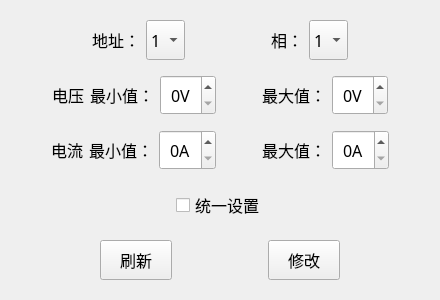
<?xml version="1.0" encoding="UTF-8"?>
<ui version="4.0">
 <class>IN_SetThresholdWid</class>
 <widget class="QWidget" name="IN_SetThresholdWid">
  <property name="geometry">
   <rect>
    <x>0</x>
    <y>0</y>
    <width>440</width>
    <height>300</height>
   </rect>
  </property>
  <property name="font">
   <font>
    <family>微软雅黑</family>
    <pointsize>12</pointsize>
   </font>
  </property>
  <property name="windowTitle">
   <string>Form</string>
  </property>
  <layout class="QVBoxLayout" name="verticalLayout">
   <item>
    <layout class="QHBoxLayout" name="horizontalLayout">
     <item>
      <spacer name="horizontalSpacer_6">
       <property name="orientation">
        <enum>Qt::Horizontal</enum>
       </property>
       <property name="sizeHint" stdset="0">
        <size>
         <width>40</width>
         <height>20</height>
        </size>
       </property>
      </spacer>
     </item>
     <item>
      <widget class="QLabel" name="label">
       <property name="text">
        <string>地址：</string>
       </property>
      </widget>
     </item>
     <item>
      <widget class="QComboBox" name="addrBox">
       <property name="sizePolicy">
        <sizepolicy hsizetype="Maximum" vsizetype="Fixed">
         <horstretch>0</horstretch>
         <verstretch>0</verstretch>
        </sizepolicy>
       </property>
       <property name="minimumSize">
        <size>
         <width>0</width>
         <height>40</height>
        </size>
       </property>
       <property name="maximumSize">
        <size>
         <width>72</width>
         <height>16777215</height>
        </size>
       </property>
       <property name="font">
        <font>
         <family>微软雅黑</family>
         <pointsize>12</pointsize>
        </font>
       </property>
       <property name="styleSheet">
        <string notr="true"/>
       </property>
       <item>
        <property name="text">
         <string>1</string>
        </property>
       </item>
       <item>
        <property name="text">
         <string>2</string>
        </property>
       </item>
       <item>
        <property name="text">
         <string>3</string>
        </property>
       </item>
      </widget>
     </item>
     <item>
      <spacer name="horizontalSpacer_7">
       <property name="orientation">
        <enum>Qt::Horizontal</enum>
       </property>
       <property name="sizeHint" stdset="0">
        <size>
         <width>40</width>
         <height>20</height>
        </size>
       </property>
      </spacer>
     </item>
     <item>
      <widget class="QLabel" name="label_2">
       <property name="text">
        <string>相：</string>
       </property>
      </widget>
     </item>
     <item>
      <widget class="QComboBox" name="lineBox">
       <property name="sizePolicy">
        <sizepolicy hsizetype="Maximum" vsizetype="Fixed">
         <horstretch>0</horstretch>
         <verstretch>0</verstretch>
        </sizepolicy>
       </property>
       <property name="minimumSize">
        <size>
         <width>0</width>
         <height>40</height>
        </size>
       </property>
       <property name="maximumSize">
        <size>
         <width>72</width>
         <height>16777215</height>
        </size>
       </property>
       <property name="font">
        <font>
         <family>微软雅黑</family>
         <pointsize>12</pointsize>
        </font>
       </property>
       <property name="styleSheet">
        <string notr="true"/>
       </property>
       <item>
        <property name="text">
         <string>1</string>
        </property>
       </item>
       <item>
        <property name="text">
         <string>2</string>
        </property>
       </item>
       <item>
        <property name="text">
         <string>3</string>
        </property>
       </item>
       <item>
        <property name="text">
         <string>4</string>
        </property>
       </item>
       <item>
        <property name="text">
         <string>5</string>
        </property>
       </item>
       <item>
        <property name="text">
         <string>6</string>
        </property>
       </item>
       <item>
        <property name="text">
         <string>7</string>
        </property>
       </item>
       <item>
        <property name="text">
         <string>8</string>
        </property>
       </item>
      </widget>
     </item>
     <item>
      <spacer name="horizontalSpacer_8">
       <property name="orientation">
        <enum>Qt::Horizontal</enum>
       </property>
       <property name="sizeHint" stdset="0">
        <size>
         <width>40</width>
         <height>20</height>
        </size>
       </property>
      </spacer>
     </item>
    </layout>
   </item>
   <item>
    <layout class="QHBoxLayout" name="horizontalLayout_2">
     <item>
      <spacer name="horizontalSpacer_9">
       <property name="orientation">
        <enum>Qt::Horizontal</enum>
       </property>
       <property name="sizeHint" stdset="0">
        <size>
         <width>40</width>
         <height>20</height>
        </size>
       </property>
      </spacer>
     </item>
     <item>
      <widget class="QLabel" name="label_5">
       <property name="text">
        <string>电压</string>
       </property>
      </widget>
     </item>
     <item>
      <widget class="QLabel" name="label_4">
       <property name="text">
        <string>最小值：</string>
       </property>
      </widget>
     </item>
     <item>
      <widget class="QSpinBox" name="volMinBox">
       <property name="sizePolicy">
        <sizepolicy hsizetype="Maximum" vsizetype="Fixed">
         <horstretch>0</horstretch>
         <verstretch>0</verstretch>
        </sizepolicy>
       </property>
       <property name="minimumSize">
        <size>
         <width>0</width>
         <height>40</height>
        </size>
       </property>
       <property name="maximumSize">
        <size>
         <width>72</width>
         <height>16777215</height>
        </size>
       </property>
       <property name="alignment">
        <set>Qt::AlignCenter</set>
       </property>
       <property name="suffix">
        <string>V</string>
       </property>
       <property name="prefix">
        <string/>
       </property>
      </widget>
     </item>
     <item>
      <spacer name="horizontalSpacer_10">
       <property name="orientation">
        <enum>Qt::Horizontal</enum>
       </property>
       <property name="sizeHint" stdset="0">
        <size>
         <width>40</width>
         <height>20</height>
        </size>
       </property>
      </spacer>
     </item>
     <item>
      <widget class="QLabel" name="label_3">
       <property name="text">
        <string>最大值：</string>
       </property>
      </widget>
     </item>
     <item>
      <widget class="QSpinBox" name="volMaxBox">
       <property name="sizePolicy">
        <sizepolicy hsizetype="Maximum" vsizetype="Fixed">
         <horstretch>0</horstretch>
         <verstretch>0</verstretch>
        </sizepolicy>
       </property>
       <property name="minimumSize">
        <size>
         <width>0</width>
         <height>40</height>
        </size>
       </property>
       <property name="maximumSize">
        <size>
         <width>72</width>
         <height>16777215</height>
        </size>
       </property>
       <property name="alignment">
        <set>Qt::AlignCenter</set>
       </property>
       <property name="suffix">
        <string>V</string>
       </property>
      </widget>
     </item>
     <item>
      <spacer name="horizontalSpacer_11">
       <property name="orientation">
        <enum>Qt::Horizontal</enum>
       </property>
       <property name="sizeHint" stdset="0">
        <size>
         <width>40</width>
         <height>20</height>
        </size>
       </property>
      </spacer>
     </item>
    </layout>
   </item>
   <item>
    <layout class="QHBoxLayout" name="horizontalLayout_3">
     <item>
      <spacer name="horizontalSpacer_12">
       <property name="orientation">
        <enum>Qt::Horizontal</enum>
       </property>
       <property name="sizeHint" stdset="0">
        <size>
         <width>40</width>
         <height>20</height>
        </size>
       </property>
      </spacer>
     </item>
     <item>
      <widget class="QLabel" name="label_6">
       <property name="text">
        <string>电流</string>
       </property>
      </widget>
     </item>
     <item>
      <widget class="QLabel" name="label_8">
       <property name="text">
        <string>最小值：</string>
       </property>
      </widget>
     </item>
     <item>
      <widget class="QSpinBox" name="curMinBox">
       <property name="sizePolicy">
        <sizepolicy hsizetype="Maximum" vsizetype="Fixed">
         <horstretch>0</horstretch>
         <verstretch>0</verstretch>
        </sizepolicy>
       </property>
       <property name="minimumSize">
        <size>
         <width>0</width>
         <height>40</height>
        </size>
       </property>
       <property name="maximumSize">
        <size>
         <width>72</width>
         <height>16777215</height>
        </size>
       </property>
       <property name="alignment">
        <set>Qt::AlignCenter</set>
       </property>
       <property name="suffix">
        <string>A</string>
       </property>
       <property name="prefix">
        <string/>
       </property>
      </widget>
     </item>
     <item>
      <spacer name="horizontalSpacer_13">
       <property name="orientation">
        <enum>Qt::Horizontal</enum>
       </property>
       <property name="sizeHint" stdset="0">
        <size>
         <width>40</width>
         <height>20</height>
        </size>
       </property>
      </spacer>
     </item>
     <item>
      <widget class="QLabel" name="label_7">
       <property name="text">
        <string>最大值：</string>
       </property>
      </widget>
     </item>
     <item>
      <widget class="QSpinBox" name="curMaxBox">
       <property name="sizePolicy">
        <sizepolicy hsizetype="Maximum" vsizetype="Fixed">
         <horstretch>0</horstretch>
         <verstretch>0</verstretch>
        </sizepolicy>
       </property>
       <property name="minimumSize">
        <size>
         <width>0</width>
         <height>40</height>
        </size>
       </property>
       <property name="maximumSize">
        <size>
         <width>72</width>
         <height>16777215</height>
        </size>
       </property>
       <property name="alignment">
        <set>Qt::AlignCenter</set>
       </property>
       <property name="suffix">
        <string>A</string>
       </property>
      </widget>
     </item>
     <item>
      <spacer name="horizontalSpacer_14">
       <property name="orientation">
        <enum>Qt::Horizontal</enum>
       </property>
       <property name="sizeHint" stdset="0">
        <size>
         <width>40</width>
         <height>20</height>
        </size>
       </property>
      </spacer>
     </item>
    </layout>
   </item>
   <item>
    <layout class="QHBoxLayout" name="horizontalLayout_4">
     <item>
      <spacer name="horizontalSpacer">
       <property name="orientation">
        <enum>Qt::Horizontal</enum>
       </property>
       <property name="sizeHint" stdset="0">
        <size>
         <width>40</width>
         <height>20</height>
        </size>
       </property>
      </spacer>
     </item>
     <item>
      <widget class="QCheckBox" name="checkBox">
       <property name="sizePolicy">
        <sizepolicy hsizetype="Maximum" vsizetype="Fixed">
         <horstretch>0</horstretch>
         <verstretch>0</verstretch>
        </sizepolicy>
       </property>
       <property name="minimumSize">
        <size>
         <width>0</width>
         <height>40</height>
        </size>
       </property>
       <property name="maximumSize">
        <size>
         <width>92</width>
         <height>16777215</height>
        </size>
       </property>
       <property name="text">
        <string>统一设置</string>
       </property>
      </widget>
     </item>
     <item>
      <spacer name="horizontalSpacer_2">
       <property name="orientation">
        <enum>Qt::Horizontal</enum>
       </property>
       <property name="sizeHint" stdset="0">
        <size>
         <width>40</width>
         <height>20</height>
        </size>
       </property>
      </spacer>
     </item>
    </layout>
   </item>
   <item>
    <layout class="QHBoxLayout" name="horizontalLayout_5">
     <item>
      <spacer name="horizontalSpacer_3">
       <property name="orientation">
        <enum>Qt::Horizontal</enum>
       </property>
       <property name="sizeHint" stdset="0">
        <size>
         <width>40</width>
         <height>20</height>
        </size>
       </property>
      </spacer>
     </item>
     <item>
      <widget class="QPushButton" name="updateBtn">
       <property name="sizePolicy">
        <sizepolicy hsizetype="Maximum" vsizetype="Fixed">
         <horstretch>0</horstretch>
         <verstretch>0</verstretch>
        </sizepolicy>
       </property>
       <property name="minimumSize">
        <size>
         <width>0</width>
         <height>40</height>
        </size>
       </property>
       <property name="maximumSize">
        <size>
         <width>72</width>
         <height>16777215</height>
        </size>
       </property>
       <property name="text">
        <string>刷新</string>
       </property>
      </widget>
     </item>
     <item>
      <spacer name="horizontalSpacer_4">
       <property name="orientation">
        <enum>Qt::Horizontal</enum>
       </property>
       <property name="sizeHint" stdset="0">
        <size>
         <width>40</width>
         <height>20</height>
        </size>
       </property>
      </spacer>
     </item>
     <item>
      <widget class="QPushButton" name="setBtn">
       <property name="sizePolicy">
        <sizepolicy hsizetype="Maximum" vsizetype="Fixed">
         <horstretch>0</horstretch>
         <verstretch>0</verstretch>
        </sizepolicy>
       </property>
       <property name="minimumSize">
        <size>
         <width>0</width>
         <height>40</height>
        </size>
       </property>
       <property name="maximumSize">
        <size>
         <width>72</width>
         <height>16777215</height>
        </size>
       </property>
       <property name="text">
        <string>修改</string>
       </property>
      </widget>
     </item>
     <item>
      <spacer name="horizontalSpacer_5">
       <property name="orientation">
        <enum>Qt::Horizontal</enum>
       </property>
       <property name="sizeHint" stdset="0">
        <size>
         <width>40</width>
         <height>20</height>
        </size>
       </property>
      </spacer>
     </item>
    </layout>
   </item>
  </layout>
 </widget>
 <resources/>
 <connections/>
</ui>
